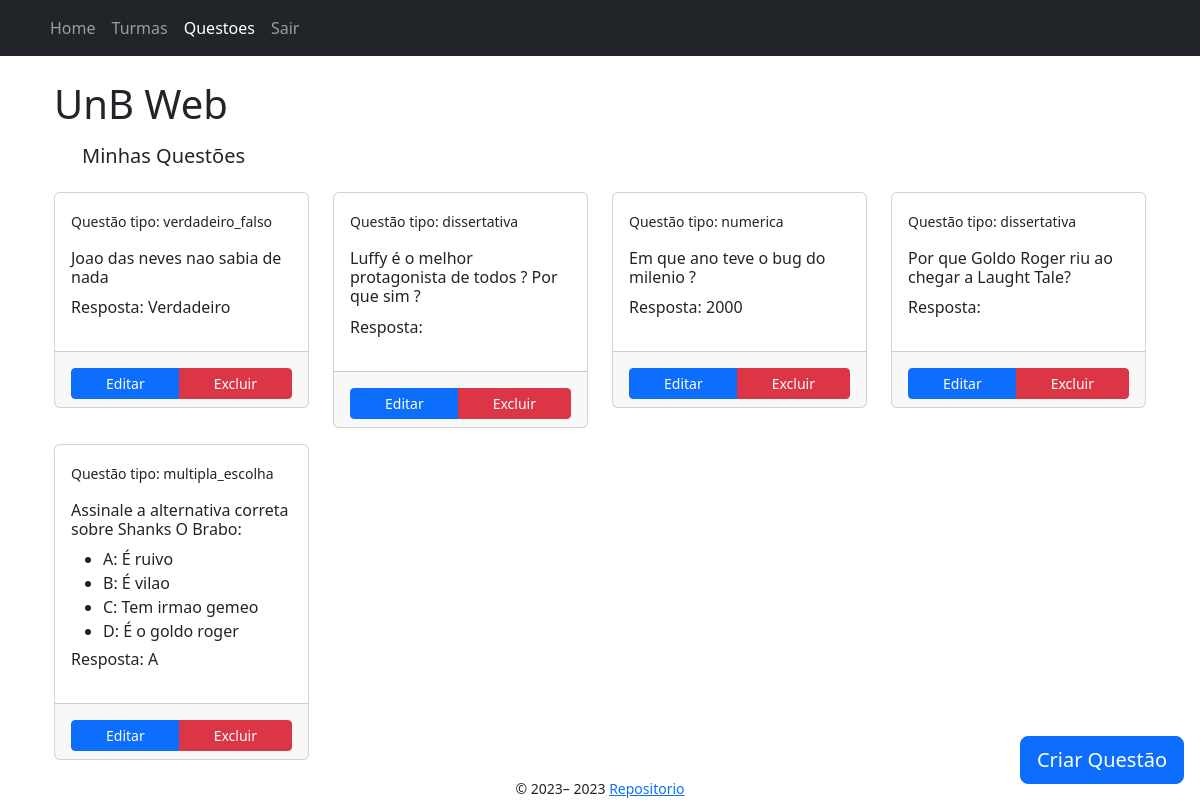
The app's page /questoes/professor/1 (signed in) with its own data.
### app/models/professor.py (models this page shows, shortened)
class Professor(Usuario):
    __tablename__ = "professor"
    id = db.Column(db.Integer, db.ForeignKey('usuario.id'), primary_key=True)
    turmas = db.relationship('Turma', backref='prof_turmas', lazy=True) #1 to N
    questoes = db.relationship('Questao', backref='prof_questoes', lazy=True) #1 to N
    exames = db.relationship('Exame', backref='prof_exames', lazy=True) #1 to N

### app/models/questao.py (models this page shows, shortened)
class Questao(db.Model):
    __tablename__ = "questao"
    id = db.Column(db.Integer, primary_key=True)
    enunciado = db.Column(db.String(255))
    resposta = db.Column(db.String(255))
    tipo_questao = db.Column(
        Enum("multipla_escolha", "verdadeiro_falso", "numerica", "dissertativa", name="tipo_questao"), nullable=False)
    professor_id = db.Column(db.Integer, db.ForeignKey('professor.id'), nullable=False)
    respostas = db.relationship('RespostaQuestaoExame', backref='questao_respostas') #1 to N
    exames = db.relationship("QuestaoExame", back_populates="questao") # tabela associativa N to N

### app/models/questao_multipla_escolha.py (models this page shows, shortened)
class QuestaoMultiplaEscolha(Questao):
    __tablename__ = "questao_multipla_escolha"
    id = db.Column(db.Integer, db.ForeignKey('questao.id'), primary_key=True)
    opcao_a = db.Column(db.String(255))
    opcao_b = db.Column(db.String(255))
    opcao_c = db.Column(db.String(255))
    opcao_d = db.Column(db.String(255))

### app/controllers/questoes_controller.py (the view)
@bp.route("/professor/<int:professor_id>", methods=["GET"])
@login_required
def index(professor_id: int) -> render_template:
    if not isinstance(current_user, Professor):
        flash("Acesso não autorizado", category="warning")
        return render_template("index.jinja2", user=current_user)
    questoes = Questao.query.filter_by(professor_id=professor_id).all()
    questoes_multipla_escolha = QuestaoMultiplaEscolha.query.filter_by(professor_id=professor_id).all()
    return render_template('questoes/index.jinja2', questoes=questoes, questoes_multipla_escolha=questoes_multipla_escolha)

### app/templates/questoes/index.jinja2 (shortened to what this page needs)
{% extends "base.jinja2" %}
{% from 'bootstrap5/utils.html' import render_modal, render_icon %}
{% block head %}
    {{ super() }}
{% endblock %}
{% block content %}
<div class="container">
    <h1>UnB Web</h1>
    <div class="row rows-col-1 m-3">
        <h5>Minhas Questões</h5>
    </div>
    <div id="my-questions" class="row flex-row">
        {% for questao in questoes %}
            {%if questao.tipo_questao != "multipla_escolha"%}
                <div class="mb-3 col-lg-3 col-md-4 col-sm-6 col-xs-12">
                    <div class="card">
                        <div class="card-body">
                            <p><small> Questão tipo: {{ questao.tipo_questao }}</small></p>
                            <h6>{{ questao.enunciado }}</h6>
                            <p>Resposta: {{ questao.resposta }}</p>
                        </div>
                        <div class="card-footer">
                            <div class="btn-group mt-2 d-flex justify-content-center">
                                <a href="{{ url_for('questoes.edit', professor_id=current_user.id, questao_id=questao.id) }}" class="btn btn-sm btn-primary">Editar</a>
                                <a class="btn btn-sm btn-danger" data-bs-toggle="modal" data-bs-target="#confirmDeleteModal-{{ questao.id }}">Excluir</a>
                            </div>
                        </div>
                    </div>
                </div>
            {% endif %}
        {% endfor %}
    </div>
    <div id="my-questions" class="row flex-row">
        {% for questao_multipla_escolha in questoes_multipla_escolha %}
            <div class="mb-3 col-lg-3 col-md-4 col-sm-6 col-xs-12">
                <div class="card">
                    <div class="card-body">
                        <p><small> Questão tipo: {{ questao_multipla_escolha.tipo_questao }}</small></p>
                        <h6>{{ questao_multipla_escolha.enunciado }}</h6>
                        <div style="max-height: 100px; overflow-y: auto;">
                            <ul>
                                <li>A: {{ questao_multipla_escolha.opcao_a }}</li>
                                <li>B: {{ questao_multipla_escolha.opcao_b }}</li>
                                <li>C: {{ questao_multipla_escolha.opcao_c }}</li>
                                <li>D: {{ questao_multipla_escolha.opcao_d }}</li>
                            </ul>
                        </div>
                        <p>Resposta: {{ questao_multipla_escolha.resposta }}</p>
                    </div>
                    <div class="card-footer">
                        <div class="btn-group mt-2 d-flex justify-content-center">
                            <a href="{{ url_for('questoes.edit_multipla_escolha', professor_id=current_user.id, questao_id=questao_multipla_escolha.id) }}" class="btn btn-sm btn-primary">Editar</a>
                            <a class="btn btn-sm btn-danger" data-bs-toggle="modal" data-bs-target="#confirmDeleteModal-{{ questao_multipla_escolha.id }}">Excluir</a>
                        </div>
                    </div>
                </div>
            </div>
        {% endfor %}
    </div>
    <div class="position-fixed bottom-0 end-0 p-3">
        <a href="{{ url_for('questoes.new', professor_id=current_user.id) }}" class="btn btn-floating btn-lg btn-primary">
                    {{render_icon('plus-circle') }} <span class="d-none d-xl-inline">Criar Questão</span>
        </a>
    </div>
</div>
{% endblock %}

### app/templates/base.jinja2 (shortened to what this page needs)
{% from 'bootstrap5/utils.html' import render_messages %}
{% from 'bootstrap5/form.html' import render_form %}
{% from 'bootstrap5/nav.html' import render_nav_item, render_breadcrumb_item %}
<!doctype html>
<html lang="en">
<head>
    {% block head %}
    {% block styles %}
    {{ bootstrap.load_css() }}
    <link rel="stylesheet" type="text/css" href="{{ url_for('static', filename='css/style.css') }}">
    {% endblock %}
    {% endblock %}
</head>
<body>
    <head>
        {% if current_user.is_authenticated %}
            <nav class="navbar navbar-expand-lg navbar-dark bg-dark mb-4">
                <div class="container">
                    <div class="collapse navbar-collapse" id="navbarSupportedContent">
                        <ul class="navbar-nav mr-auto">
                            {{ render_nav_item("index.index", "Home") }}
                            {{ render_nav_item("turmas.index", "Turmas") }}
                            {% if current_user.tipo_usuario == "professor" %}
                                {{ render_nav_item("questoes.index", "Questoes", professor_id=current_user.id) }}
                            {% endif %}
                            {{ render_nav_item("auth.logout", "Sair") }}
                        </ul>
                    </div>
                </div>
            </nav>
        {% endif %}
    </head>
    <main class="container">
        {% block content %}{% endblock %}
    </main>
    <footer class="text-center">
        {% block footer %}
        <small> &copy; 2023–
            <a href="https://github.com/zeroCass/unb-web" target="_blank">Repositorio</a>
        </small>
        {% endblock %}
    </footer>
</body>
</html>

### app/static/css/style.css (style rules this page uses)
* { box-sizing: border-box; margin: 0; padding: 0; }
body { display: grid; min-height: 100vh; min-width: 100vw; grid-template-columns: 1fr; grid-template-rows: auto 1fr auto; grid-template-areas: "header" "main" "footer"; }
main { grid-area: main; }
footer { grid-area: footer; }

### records on screen
Professor: id "Questoes"
Questao: tipo_questao "verdadeiro_falso", enunciado "Joao das neves nao sabia de nada", resposta "Verdadeiro"
Questao: tipo_questao "dissertativa", enunciado "Luffy é o melhor protagonista de todos ? Por que sim ?"
Questao: tipo_questao "numerica", enunciado "Em que ano teve o bug do milenio ?", resposta "2000"
Questao: tipo_questao "dissertativa", enunciado "Por que Goldo Roger riu ao chegar a Laught Tale?"
QuestaoMultiplaEscolha: tipo_questao "multipla_escolha", enunciado "Assinale a alternativa correta sobre Shanks O Brabo:", opcao_a "É ruivo", opcao_b "É vilao", opcao_c "Tem irmao gemeo", opcao_d "É o goldo roger…", resposta "A"

### other values on screen
{{ render_nav_item("index.index", "Home") }} "Home"
{{ render_nav_item("turmas.index", "Turmas") }} "Turmas"
{{ render_nav_item("auth.logout", "Sair") }} "Sair"
